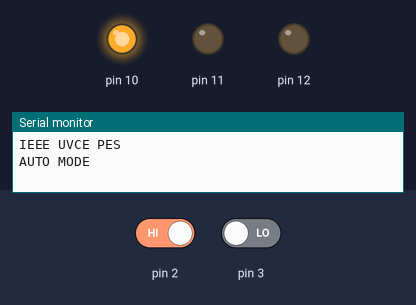
The sketch below on a simulated Arduino Uno, built with avr-gcc and run on an emulated ATmega328P. On the bench: output pins drawn as LEDs (lit = HIGH), the last lines printed to the serial monitor. Inputs (shaded band) come from the test bench; at power-on: pin 2 HIGH, pin 3 LOW.

Above: at 1.2 s.
1.3 s: pin 2 driven LOW
12.5 s: pin 3 driven HIGH
At 13.3 s:
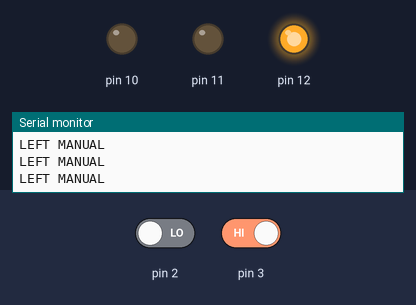
20.7 s: pin 2 driven HIGH
At 21.3 s:
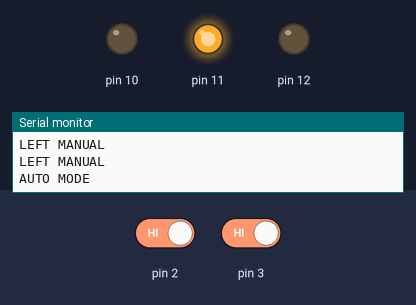
34.2 s: pin 2 driven LOW and pin 3 driven LOW
48.2 s: pin 3 driven HIGH
At 49.3 s:
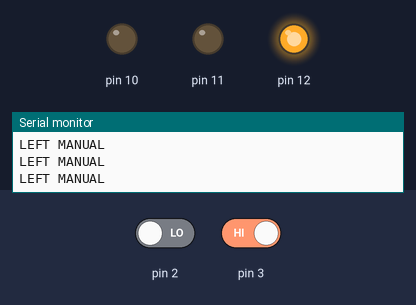
Timing chart, 0 to 51.2 s (numbered marks = the images above; inputs shaded):
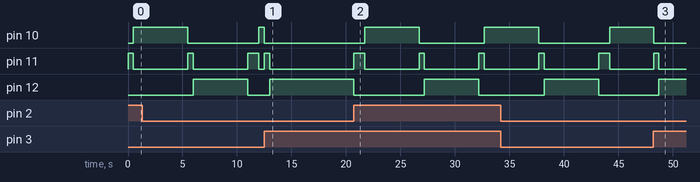

The sketch:

Code.ino
```cpp
// C++ code
// IEEE UVCE PES
// VOLTORB JAN 2023
void setup()
{
  Serial.begin(9600);
  pinMode(12,OUTPUT);
  pinMode(11,OUTPUT);
  pinMode(10,OUTPUT);

  pinMode(3,INPUT);
  pinMode(2,INPUT);
  Serial.println("IEEE UVCE PES");
}

void loop(){
  while(digitalRead(2)){ // WHILE MODE IS AUTO
    Serial.println("AUTO MODE");
    //YELLOW
    digitalWrite(12,LOW);
    digitalWrite(11,HIGH);
    digitalWrite(10,LOW);
    delay(500);

    //RIGHT
    digitalWrite(12,LOW);
    digitalWrite(11,LOW);
    digitalWrite(10,HIGH);
    delay(5000);

    //YELLOW
    digitalWrite(12,LOW);
    digitalWrite(11,HIGH);
    digitalWrite(10,LOW);
    delay(500);

    //LEFT
    digitalWrite(12,HIGH);
    digitalWrite(11,LOW);
    digitalWrite(10,LOW);
    delay(5000);
  }// auto mode end

  while(!digitalRead(2)){
    Serial.println("MANUAL");
    //YELLOW
    digitalWrite(12,LOW);
    digitalWrite(11,HIGH);
    digitalWrite(10,LOW);
    delay(500);

    while(digitalRead(3) && !digitalRead(2)){ // if left
      Serial.println("LEFT MANUAL");
        //LEFT
      digitalWrite(12,HIGH);
      digitalWrite(11,LOW);
      digitalWrite(10,LOW);
    }

    //YELLOW
    digitalWrite(12,LOW);
    digitalWrite(11,HIGH);
    digitalWrite(10,LOW);
    delay(500);

    while(!digitalRead(3)&& !digitalRead(2)){ //if right
      //RIGHT
        Serial.println("RIGHT MANUAL");
      digitalWrite(12,LOW);
      digitalWrite(11,LOW);
      digitalWrite(10,HIGH);

    }

  }

}
```

Measured:
- after the input at 12.5 s, pin 10: HIGH → LOW at once; pin 11: LOW → HIGH at once, → LOW 0.50 s later; pin 12: LOW → HIGH after 0.51 s
- after the input at 20.7 s, pin 10: LOW → HIGH after 1.0 s, → LOW 5.0 s later, → HIGH 6.0 s later; pin 11: LOW → HIGH at once, then repeats every 5.5 s: LOW 5.0 s, HIGH 0.50 s; pin 12: HIGH → LOW at once, → HIGH 6.5 s later, → LOW 5.0 s later
- after the input at 48.2 s, pin 10: HIGH → LOW at once; pin 11: LOW → HIGH at once, → LOW 0.50 s later; pin 12: LOW → HIGH after 0.52 s
